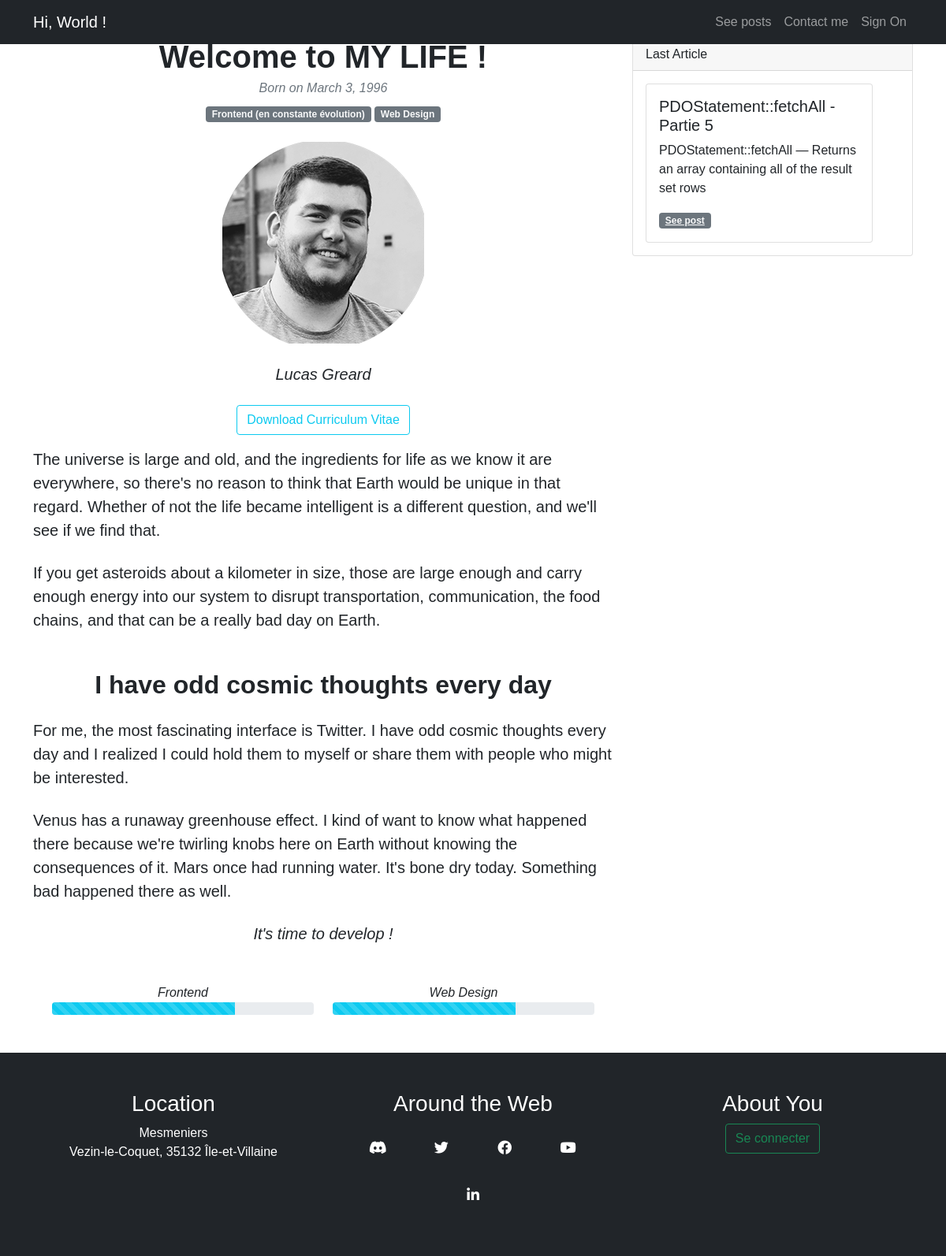
The page / on the database its author committed.
### tables this page shows
CREATE TABLE IF NOT EXISTS `superadmin` (
  `id` int(11) NOT NULL AUTO_INCREMENT,
  `firstname` varchar(5) NOT NULL,
  `lastname` varchar(6) NOT NULL,
  `birthday` varchar(13) DEFAULT NULL,
  `phone` varchar(10) NOT NULL,
  `catch_Phrase` varchar(255) NOT NULL,
  `description` varchar(255) NOT NULL,
  `skill_1` varchar(255) NOT NULL,
  `skill_2` varchar(255) NOT NULL,
  PRIMARY KEY (`id`)
);

CREATE TABLE IF NOT EXISTS `post` (
  `id` int(11) NOT NULL AUTO_INCREMENT,
  `post_Date_Modif` datetime DEFAULT NULL ON UPDATE CURRENT_TIMESTAMP,
  `post_Heading` varchar(255) DEFAULT NULL,
  `post_Chapo` varchar(255) NOT NULL,
  `post_Picture` varchar(255) NOT NULL DEFAULT 'public/img/post/',
  `post_Author` varchar(75) NOT NULL,
  `post_Content` longblob,
  `post_Category` varchar(20) NOT NULL DEFAULT 'Others',
  `post_Date_Add` datetime DEFAULT CURRENT_TIMESTAMP,
  `post_Validation` varchar(11) NOT NULL DEFAULT 'In progress',
  `user_Id` int(11) NOT NULL,
  PRIMARY KEY (`id`,`user_Id`),
  KEY `fk_Post_User1_idx` (`user_Id`)
);

### controllers/frontend.php (called while the page is built, shortened)
<?php
include_once(dirname(__FILE__) . '/../views/_defaultView.php');
function displayHome($homeManager)
{
    _DefaultView::render($homeManager);
}

### models/HomeManager.php (called while the page is built, shortened)
<?php
class HomeManager extends Dbconnect
{
    private $dbConnect;
    public function __construct()
    {
        $this->dbConnect = $this->dbConnect();
    }
    public function listHome()
    {
        return $this->dbConnect->query('SELECT * FROM superadmin');
    }
}

### models/Dbconnect.php (called while the page is built, shortened)
<?php
class Dbconnect
{
    public static function dbConnect()
    {
        try {
            return new \PDO('mysql:host=localhost;dbname=projet_5;charset=utf8', 'root', '');
        } catch (Error | Exception $e) {
            throw new Exception("Unable to connect to database. Message is : " . $e->getMessage());
        }
    }
}

### models/PostManager.php (called while the page is built, shortened)
<?php
class PostManager extends Dbconnect
{
    public function lastPostCreate()
    {
        $req = '
            SELECT  *
            FROM post
            ORDER BY post_Date_Add DESC
            LIMIT 1
            ';
        $db = $this->dbConnect();
        return $db->query($req);
    }
}

### views/_defaultView.php (the view, shortened to what this page needs)
<?php
class _DefaultView
{
    private $homeManager;
    private $htmlBefore;
    private $content;
    private function __construct($homeManager)
    {
        $this->homeManager = $homeManager;
        $this->_getContent($homeManager);
        $this->htmlAfter = $this->_getHtmlAfter();
        $this->rendering = $this->getHeader();
        $this->rendering .= $this->htmlBefore;
        $this->rendering .= $this->content;
        $this->rendering .= $this->htmlAfter;
        $this->rendering .= $this->getFooter();
    }
    public function getHeader()
    {
        $sessionTest = new SuperglobalManager();
        $header = '
            <!DOCTYPE html>
            <html lang="en">
                <head>
                    <meta charset="utf-8" />
                    <meta name="viewport" content="width=device-width, initial-scale=1, shrink-to-fit=no" />
                    <meta name="description" content="" />
                    <meta name="author" content="Gréard Lucas" />
                    <title>Lucas Gréard - Projet 5 : Créez votre premier blog en PHP</title>
                    <link rel="icon" type="image/x-icon" href="public/img/favicon.ico" />
                    <link href="public/css/style.css" rel="stylesheet" />
                    <link href="public/css/bootstrap.css" rel="stylesheet" />
                    <link rel="stylesheet" href="https://cdnjs.cloudflare.com/ajax/libs/font-awesome/5.11.2/css/all.css">
                </head>
                <body>
                <nav class="navbar navbar-expand-lg navbar-dark bg-dark fixed-top">
                    <div class="container">
                        <a class="navbar-brand" href="index.php">Hi,
                        ';
        $useSession = $sessionTest->getSession('userFirstName');
        $header .= isset($useSession) ? $useSession . " !" : "World !";
        $header .= '
                        </a>
                        <button class="navbar-toggler" type="button" data-bs-toggle="collapse" data-bs-target="#navbarSupportedContent" aria-controls="navbarSupportedContent" aria-expanded="false" aria-label="Toggle navigation">
                            <span class="navbar-toggler-icon">
                            </span>
                        </button>
                        <div class="collapse navbar-collapse" id="navbarSupportedContent">
                            <ul class="navbar-nav ms-auto mb-2 mb-lg-0">
                                <li class="nav-item">
                                    <a class="nav-link" href="index.php?action=listPosts">See posts</a>
                                </li>
                                <li class="nav-item">
                                    <a class="nav-link" href="index.php?action=contactMe">Contact me</a>
                                </li>';
        $sessionUserLastName = $sessionTest->getSession('userLastName');
        $sessionUserFirstName = $sessionTest->getSession('userFirstName');
        if (isset($sessionUserLastName) && isset($sessionUserFirstName)) :
            $header .= '        <li class="nav-item dropdown">
                                    <button class="btn btn-secondary dropdown-toggle" type="button" id="dropdownMenuButton1" data-bs-toggle="dropdown" aria-expanded="false">
                                        ' . $sessionUserLastName . " " . $sessionUserFirstName . '
                                    </button>
                                    <ul class="dropdown-menu" aria-labelledby="dropdownMenuButton1">
                                        <a class="dropdown-item" href="index.php?action=userLogOn">My settings</a>';
            $sessionUserState = $sessionTest->getSession('userState');
            if (isset($sessionUserState)) :
                if ($sessionUserState != "Guest") :
                    $header .= '                <a class="dropdown-item" href="index.php?action=userComments">My comments</a>';
                endif;
                if ($sessionUserState === "Admin") :
                    $header .= '            <div class="dropdown-divider"></div>
                                        <a class="dropdown-item" href="index.php?action=listCommentValidation">Manage Comments</a>
                                        ';
                    $header .= '            <a class="dropdown-item" href="index.php?action=listUserManage">Manage Users</a>
                                        <div class="dropdown-divider"></div>
                                        ';
                    $header .= '            <a class="dropdown-item" href="index.php?action=managePostAdmin">Manage Posts</a>
                                        <div class="dropdown-divider"></div>
                                        ';
                endif;
            endif;
            $header .= '                <a class="dropdown-item link-danger" href="index.php?action=deleteSession">Disconnect</a>
                                    </ul>
                                </li>';
        else :
            $header .= '        <li class="nav-item">
                                    <a class="nav-link " href="index.php?action=userConnect">Sign On</a>
                                </li>';
        endif;
        $header .= '
                            </ul>
                        </div>
                    </div>
                </nav>
        ';
        return $header;
    }
    public function getFooter()
    {
        $sessionTest = new SuperglobalManager();
        $footer = '
        <footer class="py-5 bg-dark">
            <div class="container">
                <div class="row text-center">
                    <div class="footer-col col-md-4">
                        <h3 class="text-white">Location</h3>
                        <p class="text-white">
                            Mesmeniers
                            <br>Vezin-le-Coquet, 35132 Île-et-Villaine
                        </p>
                    </div>
                    <div class="footer-col col-md-4">
                        <h3 class="text-white">Around the Web</h3>
                        <div class="center">
                            <div class="social-buttons">
                                <a href="Mck#4209"><i class="fab fa-discord"></i></a>
                                <a href="https://twitter.com/Lululatortue50"><i class="fab fa-twitter"></i></a>
                                <a href="https://www.facebook.com/lucas.greard/"><i class="fab fa-facebook"></i></a>
                                <a href="https://www.youtube.com/channel/UCVQ98Fiprx8M40gem_mvmpg"><i class="fab fa-youtube"></i></a>
                                <a href="https://www.linkedin.com/in/lucas-gr%C3%A9ard-09a046169/"><i class="fab fa-linkedin-in"></i></a>
                            </div>
                        </div>
                    </div>
                    <div class="footer-col col-md-4">
                        <h3 class="text-white">About You</h3>
                        <ul class="list-group">';
        $sessionVerifConnexion = $sessionTest->getSession('verifConnexion');
        if (isset($sessionVerifConnexion)) :
            $userLastName = $sessionTest->getSession('userLastName');
            $footer .= '
                            <p>
                                <a class="btn btn-outline-info" href="index.php?action=userLogOn">My Account,' . $userLastName . '</a>
                            </p>
                            <p>
                                <a class="btn btn-outline-danger" href="index.php?action=deleteSession">Disconnect</a>
                            </p>';
        else :
            $footer .= '
                            <p>
                                <a class="btn btn-outline-success" href="index.php?action=userConnect">Se connecter</a>
                            </p>';
        endif;
        $footer .= '
                        </ul>
                    </div>
                </div>
            </div>
        </footer>
        <script src="https://cdn.jsdelivr.net/npm/bootstrap@5.1.0/dist/js/bootstrap.bundle.min.js"></script>
        <script src="public/js/scripts.js"></script>
        </body>
        </html>
        ';
        return $footer;
    }
    public static function render($homeManager)
    {
        $obj = new self($homeManager);
        print_r($obj->rendering);
    }
    private function _getHtmlBefore(): void
    {
        $this->htmlBefore = '
        ';
    }
    private function _getContent()
    {
        $listHome = $this->homeManager->listHome();
        if ($data = $listHome->fetch()) :
            $this->content .= '
            <div class="container mt-5">
                <div class="row">';
            $this->content .= '<div class="col-lg-8">
                        <article>
                            <header class="mb-4 text-center">
                                <h1 class="fw-bolder mb-1">Welcome to MY LIFE ! </h1>
                                <div class="text-muted fst-italic mb-2">Born on ' . $data['birthday'] . '   </div>
                                <div class="badge bg-secondary text-decoration-none link-light" href="#!">' . $data['skill_1'] . '</div>
                                <div class="badge bg-secondary text-decoration-none link-light" href="#!">' . $data['skill_2'] . '</div>
                            </header>
                            <figure class="mb-4 text-center">
                                <img class="img-fluid rounded" src="public/img/Greard_Lucas_profile.png" alt="Greard Lucas portrait" /></figure>
                            <section class="mb-5">
                                <p class="fs-5 mb-4 fst-italic text-center">' . $data['firstname'] . ' ' . $data['lastname'] . '</p>
                                <p class="fs-5 text-center "> <a class="btn btn-outline-info" href="public/doc/cvGreardLucas.pdf" download>Download Curriculum Vitae </a> </p>
                                <p class="fs-5 mb-4">The universe is large and old, and the ingredients for life as we know it are everywhere, so there\'s no reason to think that Earth would be unique in that regard. Whether of not the life became intelligent is a different question, and we\'ll see if we find that.</p>
                                <p class="fs-5 mb-4">If you get asteroids about a kilometer in size, those are large enough and carry enough energy into our system to disrupt transportation, communication, the food chains, and that can be a really bad day on Earth.</p>
                                <h2 class="fw-bolder mb-4 mt-5 text-center">I have odd cosmic thoughts every day</h2>
                                <p class="fs-5 mb-4">For me, the most fascinating interface is Twitter. I have odd cosmic thoughts every day and I realized I could hold them to myself or share them with people who might be interested.</p>
                                <p class="fs-5 mb-4">Venus has a runaway greenhouse effect. I kind of want to know what happened there because we\'re twirling knobs here on Earth without knowing the consequences of it. Mars once had running water. It\'s bone dry today. Something bad happened there as well.</p>
                                <p class="fs-5 mb-4 fst-italic text-center">' . $data['catch_Phrase'] . '</p>
                            </section>
                            <section class="mb-5">
                                <div class="container">
                                    <div class="row">
                                        <div class="col-lg-6">
                                                <div class="fst-italic text-center">
                                                    Frontend
                                                </div>
                                                <div class="progress">
                                                    <div class="progress-bar progress-bar-striped progress-bar-animated bg-info" role="progressbar" aria-valuenow="0" aria-valuemin="0" aria-valuemax="100" style="width: 70%">
                                                    </div>
                                                </div>
                                        </div>
                                        <div class="col-lg-6">
                                                <div class="fst-italic text-center">
                                                    Web Design
                                                </div>
                                                <div class="progress">
                                                    <div class="progress-bar progress-bar-striped progress-bar-animated bg-info" role="progressbar" aria-valuenow="0" aria-valuemin="0" aria-valuemax="100" style="width: 70%">
                                                    </div>
                                                </div>
                                        </div>
                                    </div>
                                </div>
                            </section>
                        </article>
                        ';
            $this->content .= '
                    </div>
                    <div class="col-lg-4">
                                ';
        endif;
        $this->homeManager = new PostManager();
        $this->content .= '
                    <div class="card mb-4">
                        <div class="card-header">Last Article</div>
                        <div class="card-body">';
        $listHome = $this->homeManager->lastPostCreate();
        while ($data = $listHome->fetch()) :
            $this->content .= '
                        <div class="card" style="width: 18rem;">
                        <div class="card-body">
                            <h5 class="card-title">' . $data['post_Heading'] . '</h5>
                            <p class="card-text">' . $data['post_Chapo'] . '</p>
                            <a href="index.php?action=listPost&id=' . $data['id'] . '" class="badge bg-secondary link-light text-center">See post</a>
                        </div>
                    </div>';
        endwhile;
        $this->content .= '
                        </div>
                    </div>
                </div>
            </div>
            ';
    }
    private function _getHtmlAfter()
    {
        return '
            </div>
        ';
    }
}

### rows shown on the page
superadmin: birthday "March 3, 1996", skill_1 "Frontend (en constante évolution)", skill_2 "Web Design", firstname "Lucas", lastname "Greard", catch_Phrase "It's time to develop !"
post: post_Heading "PDOStatement::fetchAll - Partie 5", post_Chapo "PDOStatement::fetchAll — Returns an array containing all of the result set rows"
